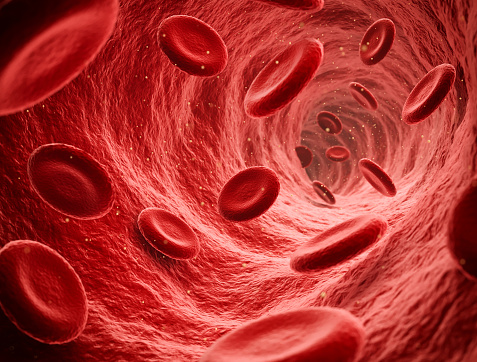
#> input picture bloodCells.jpg, 477 x 362 px
$ python medianFilter_minFilter_maxFilter.py
#> lines starting #> are read from the running program, lines starting #| are printed output that depends on the picture
# F55121006_Felisya Brigita Tania Wong_A

import cv2
import numpy as np
import matplotlib.pyplot as plt

# membaca gambar
img = cv2.imread('bloodCells.jpg')
#> img is the input picture: shape (362, 477, 3); mean B, G, R 47.5, 51, 176.1

# konversi gambar ke grayscale
gray_img = cv2.cvtColor(img, cv2.COLOR_BGR2GRAY)
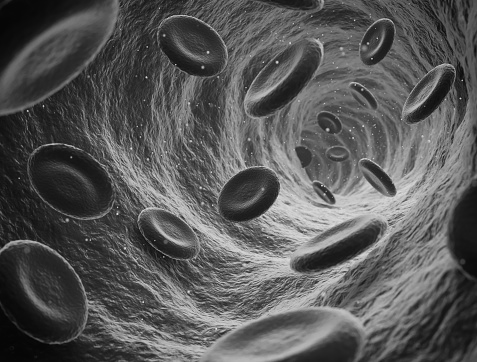
#> gray_img: shape (362, 477); min 4, max 229, mean 88

# menerapkan median filter
median_img = cv2.medianBlur(gray_img, 3)

# menerapkan min filter
kernel = np.ones((3,3), np.uint8)
min_img = cv2.erode(gray_img, kernel)
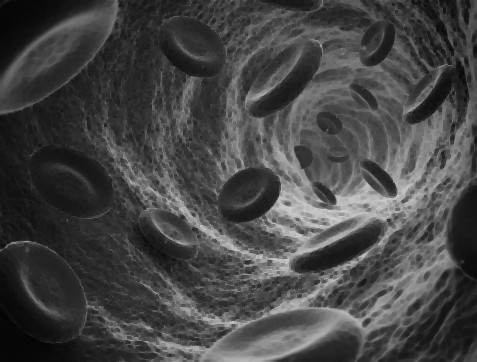
#> min_img: shape (362, 477); min 4, max 211, mean 69.5

# menerapkan max filter
max_img = cv2.dilate(gray_img, kernel)
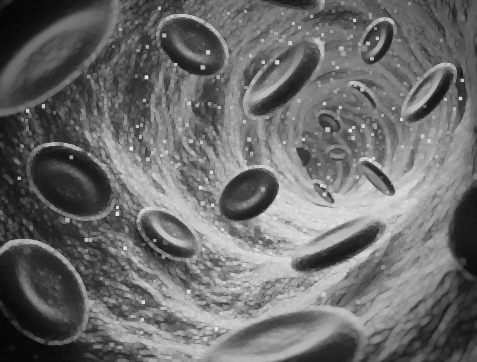
#> max_img: shape (362, 477); min 6, max 229, mean 107.9

# menampilkan gambar
fig, axs = plt.subplots(nrows=2, ncols=3, figsize=(10, 10))
axs[0, 0].text(0.5, 0.5, 'Median Filter, Min Filter & Max Filter', ha='center', va='center',
                fontsize=14, color='black', transform=axs[0, 0].transAxes)
axs[0, 1].imshow(gray_img, cmap='gray')
axs[0, 1].set_title('Grayscale Image')
axs[0, 2].imshow(median_img, cmap='gray')
axs[0, 2].set_title('Median Filter')
axs[1, 0].imshow(cv2.cvtColor(img, cv2.COLOR_BGR2RGB))
axs[1, 0].set_title('Original Image')
axs[1, 1].imshow(min_img, cmap='gray')
axs[1, 1].set_title('Min Filter')
axs[1, 2].imshow(max_img, cmap='gray')
axs[1, 2].set_title('Max Filter')

for ax in axs.flat:
    ax.axis('off')

plt.show()
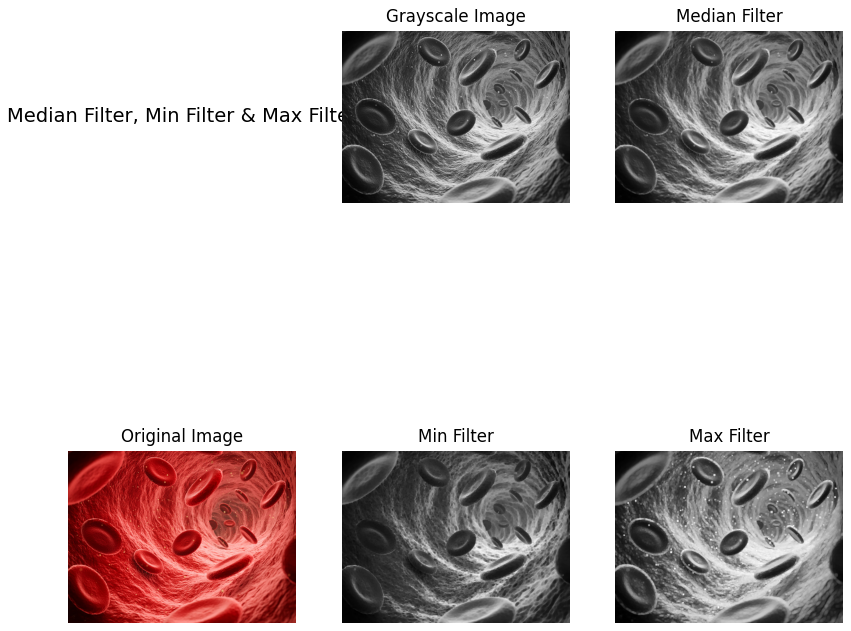
#> figure drawn by matplotlib, 5 panels
